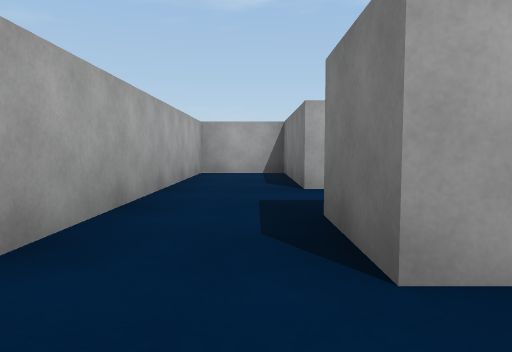
[1] (above)

16 first-person views from a walk through a scene from a Unity 3-D project. The camera is 0.44 m above the floor, tilts 4° down and sees 70° across. The floor is counted in squares, 1 m on a side. Each view is taken from the middle of a square. On the plan, view 1 faces up. The plan holds only what a view shows up to about 9 squares ahead; the rest is blank. The player character is not drawn.

[2]
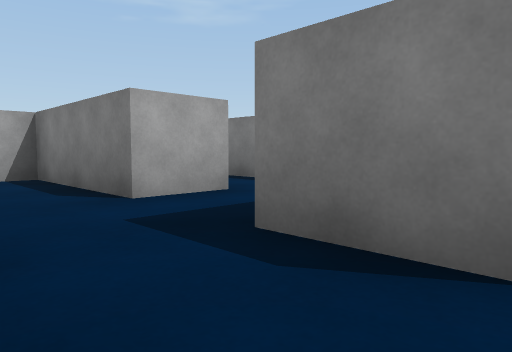

[3]
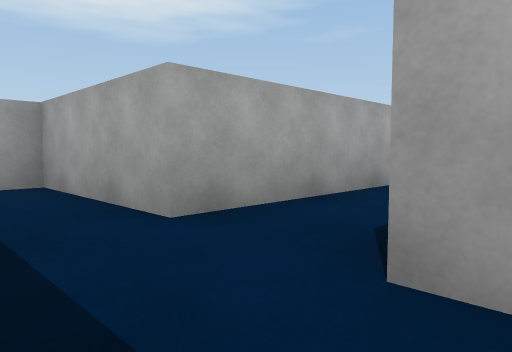

[4]
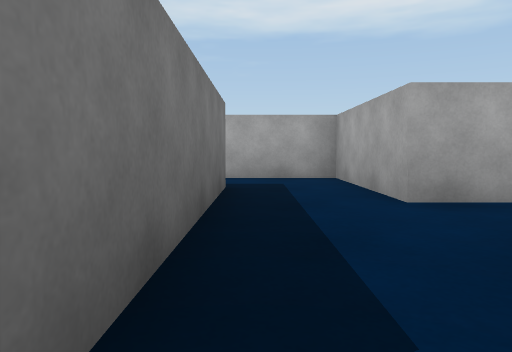

[5]
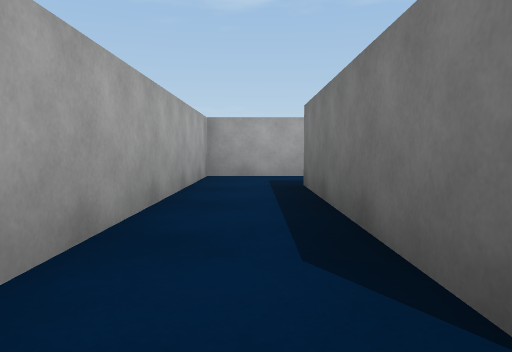

[6]
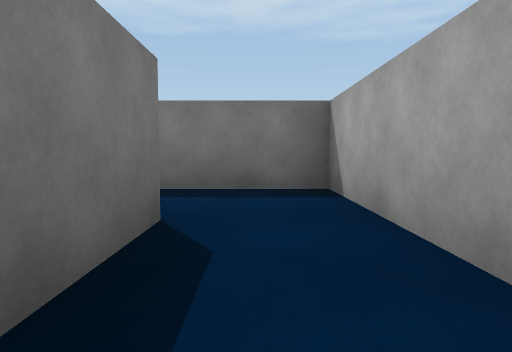

[7]
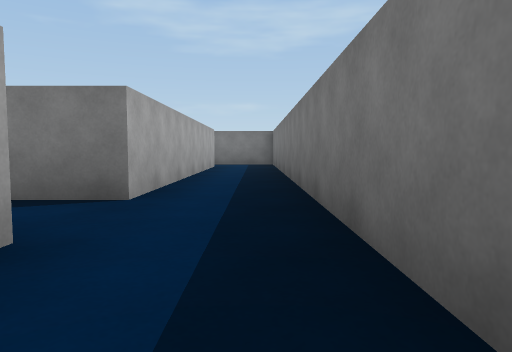

[8]
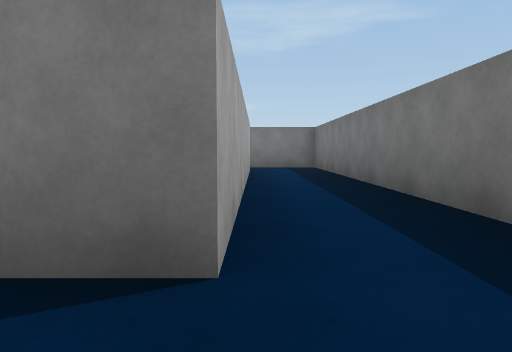

[9]
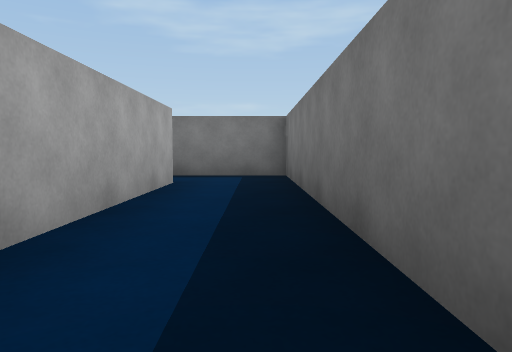

[10]
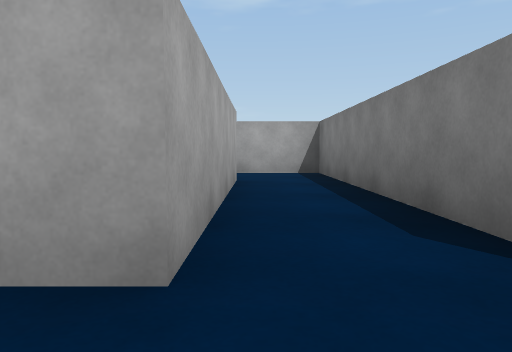

[11]
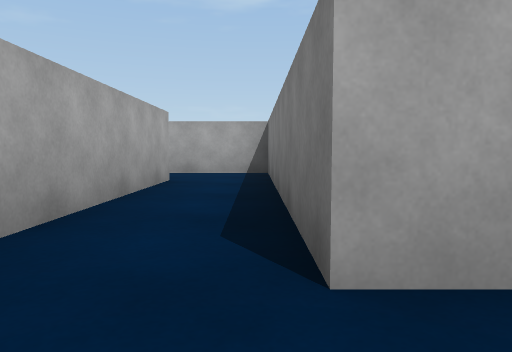

[12]
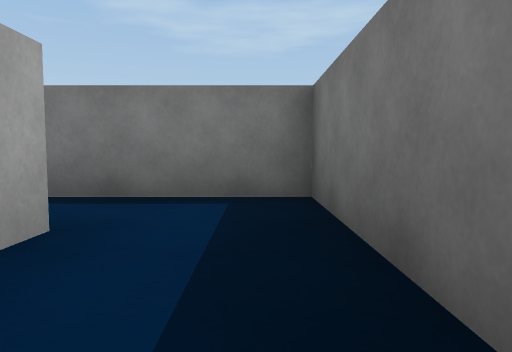

[13]
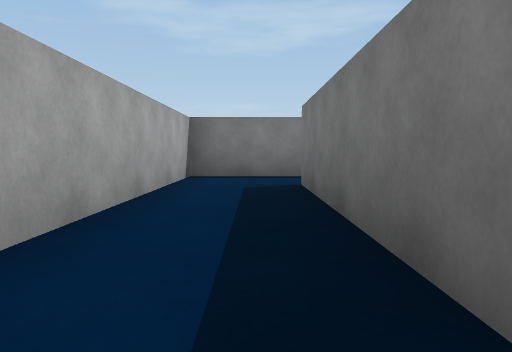

[14]
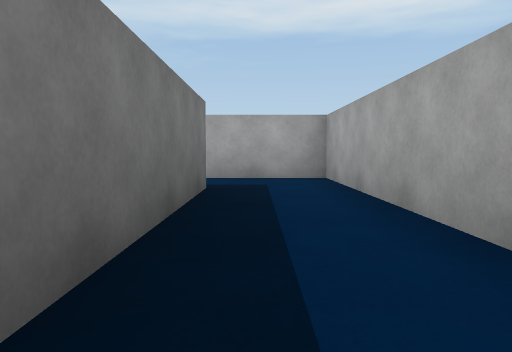

[15]
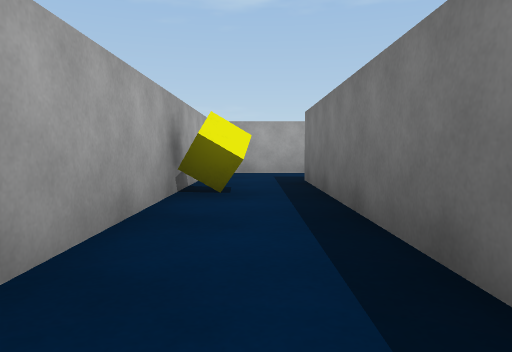

[16]
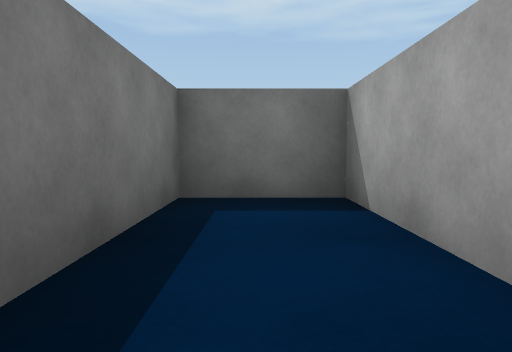

### Floor plan
Key: @ floor where view 1 was taken; # wall or solid block; . floor; C yellow cube.
Columns run from 4 left of view 1 to 12 right of it. Each row starts with its distance up from view 1.
 10 ########
  9 #......#
  8 #.####.#
  7 #C####.#
  6 #.##.#.#
  5 #.##.#.##      .#
  4 #.##....#######.#
  3 #.##............#
  2 ####.############
  1 #....#
  0 #...@..
 -1 #.####
 -2 #.#
 -3 #.#
 -4 #.#
 -5 #..
 -6 ###

Positions as (right, up) in squares from view 1, and headings:
1: (0, 0), facing up
2: (-1, 1), facing up-right
3: (1, 0), facing up-left
4: (2, 0), facing left
5: (-3, -5), facing up
6: (-3, -2), facing down
7: (0, 3), facing right
8: (2, 4), facing right
9: (5, 3), facing right
10: (2, 3), facing up
11: (3, 3), facing up
12: (8, 3), facing right
13: (-3, 9), facing right
14: (2, 9), facing left
15: (-3, 3), facing up
16: (-3, 6), facing down
